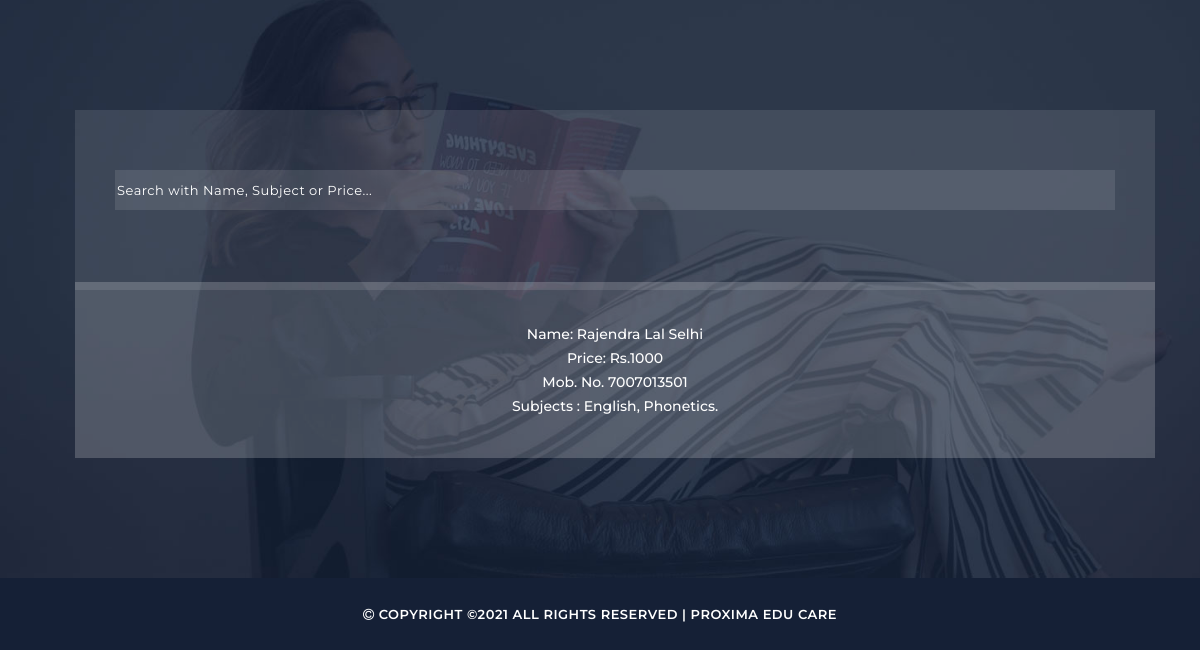
Page /tutorsearch/ (lower part) on the earlier database version.
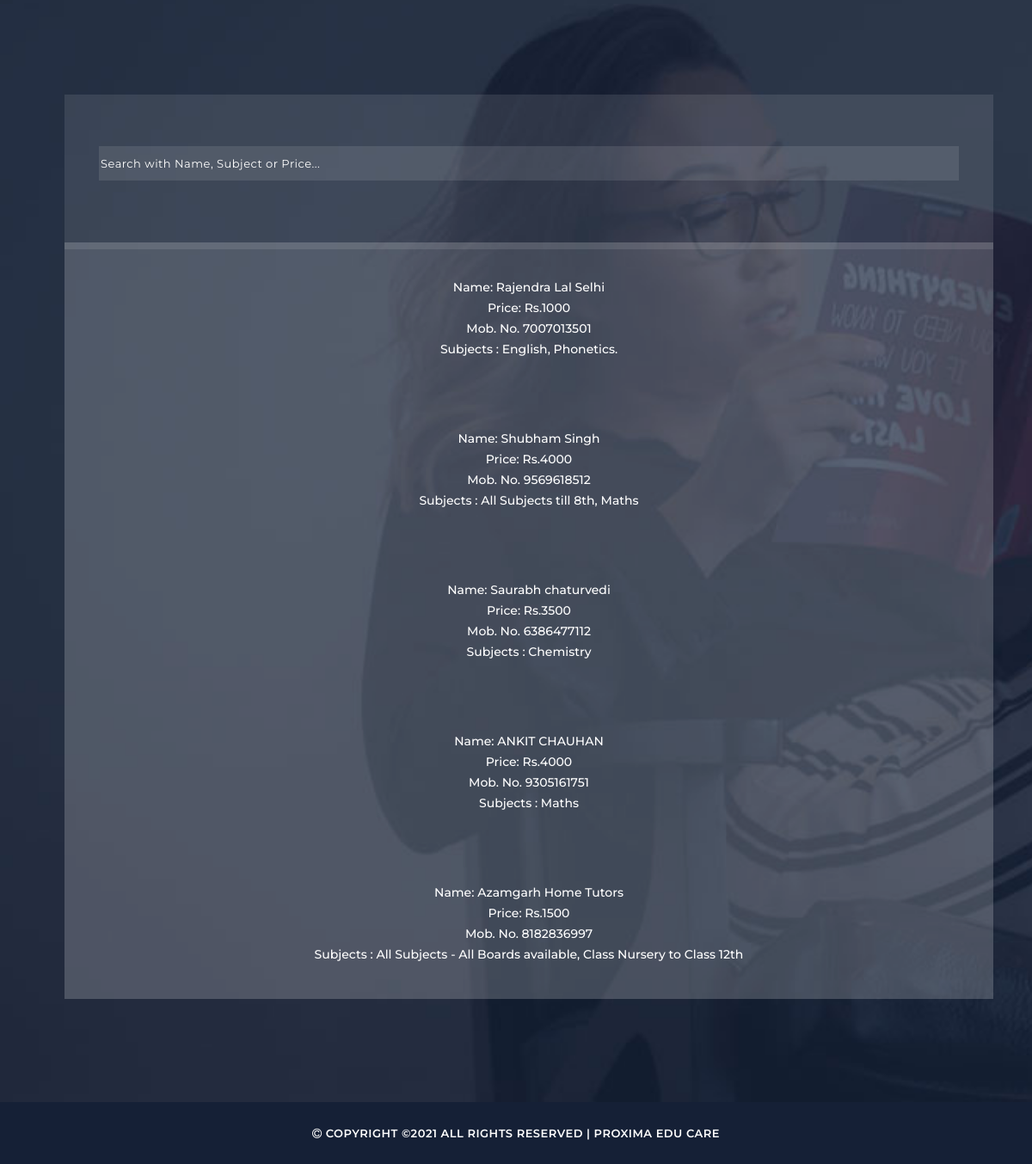
Same page on the later database version.
### edu/models.py (models this page shows)
class tutor(models.Model):
    name = models.CharField(max_length=100)
    email = models.EmailField(max_length=75)
    mobno = models.CharField(max_length=10,null=True,default=0)
    subject = models.CharField(max_length=100,null=True)
    price = models.IntegerField(default=0)
    hours = models.IntegerField(default=0)
    count = models.IntegerField(default=0)
    image = models.URLField()
    days = models.IntegerField(default=0)

### edu/views.py (the view)
# urls.py: path("tutorsearch/", views.tutorsearch, name="tutorsearch"),
def tutorsearch(request):
    title = "Tutors Available in Azamgarh"
    query = request.GET.get('q')
    if query is not None:
        object_list = tutor.objects.filter(
            Q(name__icontains = query) | Q(subject__icontains = query) | Q(price__icontains = query)
        )
        parms = {
            'title':title,
            'object_list':object_list,
        }
    else:
        object_list = tutor.objects.all()
        parms = {
            'title':title,
            'object_list':object_list,
        }
    return render(request, 'tutorsearch.html', parms)

### templates/tutorsearch.html
{% extends 'base.html' %}
{% block body %}
{% load static %}
<section class="section coming-soon" data-section="section3">
    <div class="container">
    <div class="row">
    <div class="col-md-12">
        <div class="right-content">
          <div class="top-content">
            <form action="{% url 'tutorsearch' %}" method="get">
                <input name="q" type="text" placeholder="Search with Name, Subject or Price...">
            </form>
        </div>
{% for objects in object_list %}
<a href="{% url 'profiletutor' objects.id %}">
<div class="row">
    <div class="col-md-12">
        <fieldset class="top-content">
          <h6>Name: {{objects.name}} <br> Price: Rs.{{objects.price}} <br> Mob. No. {{objects.mobno}} <br> Subjects : {{objects.subject}}</h6>
        </fieldset>
      </div>
</div>
</a>
{% endfor %}
        </div>
        </div>
    </div></div></section>
{% endblock body %}

### templates/base.html (shortened to what this page needs)
{% load static %}
<!DOCTYPE html>
<html lang="en">
  <head>
    <link href="{% static 'vendor/bootstrap/css/bootstrap.min.css' %}" rel="stylesheet">
    <link rel="stylesheet" href="{% static 'assets/css/fontawesome.css' %}">
    <link rel="stylesheet" href="{% static 'assets/css/templatemo-grad-school.css' %}">
    <link rel="stylesheet" href="{% static 'assets/css/owl.css' %}">
    <link rel="stylesheet" href="{% static 'assets/css/lightbox.css' %}">
  </head>
<body>
{% block body %}
{% endblock body %}
<footer>
    <div class="container">
      <div class="row">
        <div class="col-md-12">
          <p><i class="fa fa-copyright"></i> Copyright &copy;<script>document.write(new Date().getFullYear());</script> All rights reserved | Proxima Edu Care</a>
        </div>
      </div>
    </div>
  </footer>
</body>
</html>

### static/assets/css/templatemo-grad-school.css (style rules this page uses)
body { font-family: 'Montserrat', sans-serif; }
a { color: #3CF; text-decoration: none; }
p { font-size: 13px; line-height: 22px; }
section.coming-soon { background-image: url(../images/coming-soon-bg.jpg); background-repeat: no-repeat; background-size: cover; background-color: #172238; padding: 120px 0px; }
section.coming-soon .right-content { margin-left: 30px; }
section.coming-soon .top-content { margin-bottom: -8px; }
section.coming-soon .top-content h6 { font-size: 14px; color: #fff; background-color: rgba(250,250,250,0.2); padding: 40px; text-align: center; line-height: 24px; }
section.coming-soon form { background-color: rgba(250,250,250,0.1); padding: 60px 40px; width: 100%; text-align: center; }
section.coming-soon form input { width: 100%; height: 40px; background-color: rgba(250,250,250,0.1); border-radius: 0px; border: none; outline: none; color: #fff; font-size: 13px; margin-bottom: 20px; letter-spacing: 0.5px; }
section.coming-soon form::placeholder { color: #fff }
section.coming-soon form input::placeholder { color: #fff; }
footer { background-color: #152036; text-align: center; }
footer p { margin-bottom: 0px; padding: 25px 0px; color: #fff; font-size: 13px; text-transform: uppercase; font-weight: 600; letter-spacing: 0.5px; }

Differences in the rows shown:
added tutor: name "Shubham Singh", price "4000", mobno "9569618512", subject "All Subjects till 8th, Maths"
added tutor: name "Saurabh chaturvedi", price "3500", mobno "6386477112", subject "Chemistry"
added tutor: name "ANKIT CHAUHAN", price "4000", mobno "9305161751", subject "Maths"
added tutor: name "Azamgarh Home Tutors", price "1500", mobno "8182836997", subject "All Subjects - All Boards available, Class Nursery to Class 12th"
